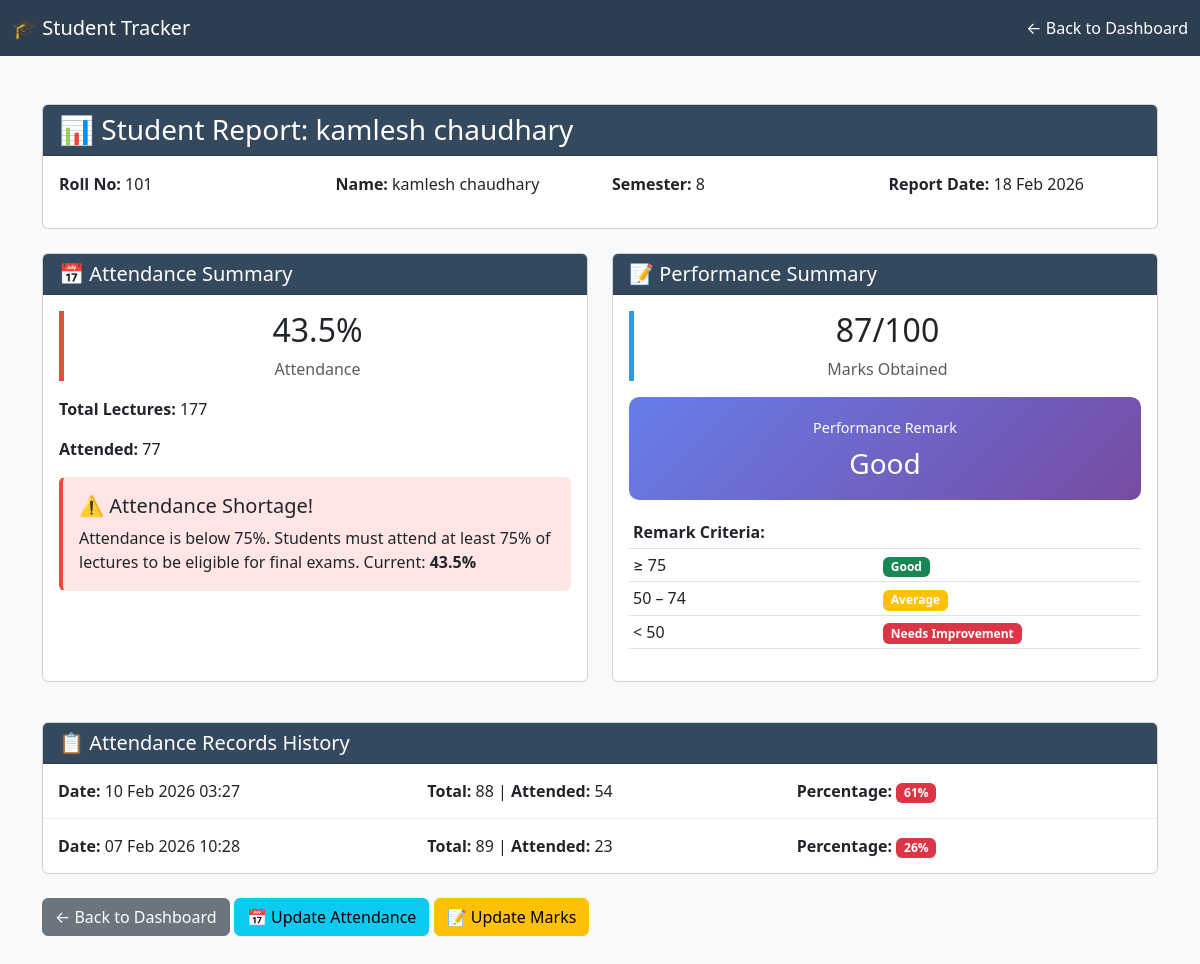
/report/1/ (signed in), run on the app's committed database.
### tracker/models.py (models this page shows, shortened)
class Student(models.Model):
    user = models.OneToOneField(
        User,
        on_delete=models.CASCADE,
        null=True,
        blank=True
    )
    roll_no = models.IntegerField(unique=True)
    name = models.CharField(max_length=100)
    semester = models.IntegerField(
        validators=[MinValueValidator(1), MaxValueValidator(8)]
    )
    def get_total_lectures(self):
        latest = self.attendance_records.first()
        return latest.total_lectures if latest else 0
    def get_attended_lectures(self):
        latest = self.attendance_records.first()
        return latest.attended_lectures if latest else 0
    def get_attendance_percentage(self):
        total = self.get_total_lectures()
        if total == 0:
            return 0
        return round((self.get_attended_lectures() / total) * 100, 2)
    def has_attendance_shortage(self):
        return self.get_attendance_percentage() < 75

class Mark(models.Model):
    student = models.OneToOneField(
        Student,
        on_delete=models.CASCADE,
        related_name="mark"
    )
    marks_obtained = models.IntegerField(validators=[MinValueValidator(0), MaxValueValidator(100)])
    def get_performance_remark(self):
        if self.marks_obtained >= 75:
            return "Good"
        elif self.marks_obtained >= 50:
            return "Average"
        return "Needs Improvement"

class AttendanceRecord(models.Model):
    student = models.ForeignKey(
        Student,
        on_delete=models.CASCADE,
        related_name="attendance_records"
    )
    date = models.DateTimeField(default=timezone.now)
    total_lectures = models.IntegerField(validators=[MinValueValidator(1)])
    attended_lectures = models.IntegerField(validators=[MinValueValidator(0)])
    class Meta:
        ordering = ['-date']

### tracker/views.py (the view)
# urls.py: path('report/<int:pk>/', StudentReportView.as_view(), name='student_report'),
class StudentReportView(LoginRequiredMixin, DetailView):
    model = Student
    template_name = 'tracker/student_report.html'
    context_object_name = 'student'
    def get_context_data(self, **kwargs):
        context = super().get_context_data(**kwargs)
        student = self.get_object()
        attendance_records = AttendanceRecord.objects.filter(student=student)
        total_lectures = 0
        attended_lectures = 0
        for record in attendance_records:
            total_lectures += record.total_lectures
            attended_lectures += record.attended_lectures
        attendance_percentage = (
            (attended_lectures / total_lectures) * 100
            if total_lectures > 0 else 0
        )
        mark = Mark.objects.filter(student=student).first()
        context.update({
            'attendance_records': attendance_records,
            'total_lectures': total_lectures,
            'attended_lectures': attended_lectures,
            'attendance_percentage': round(attendance_percentage, 2),
            'mark': mark,
        })
        return context

### tracker/templates/tracker/student_report.html (shortened to what this page needs)
<!DOCTYPE html>
<html lang="en">
<head>
    <link href="https://cdn.jsdelivr.net/npm/bootstrap@5.3.0/dist/css/bootstrap.min.css" rel="stylesheet">
</head>
<body class="bg-light">
    <nav class="navbar navbar-expand-lg navbar-dark">
        <div class="container-fluid">
            <span class="navbar-brand">🎓 Student Tracker</span>
            <a href="{% url 'student_list' %}" class="nav-link ms-auto">← Back to Dashboard</a>
        </div>
    </nav>
    <div class="container mt-5">
        <div class="card mb-4">
            <div class="card-header">
                <h3 class="mb-0">📊 Student Report: {{ student.name }}</h3>
            </div>
            <div class="card-body">
                <div class="row">
                    <div class="col-md-3">
                        <p><strong>Roll No:</strong> {{ student.roll_no }}</p>
                    </div>
                    <div class="col-md-3">
                        <p><strong>Name:</strong> {{ student.name }}</p>
                    </div>
                    <div class="col-md-3">
                        <p><strong>Semester:</strong> {{ student.semester }}</p>
                    </div>
                    <div class="col-md-3">
                        <p><strong>Report Date:</strong> {% now "d M Y" %}</p>
                    </div>
                </div>
            </div>
        </div>
        <div class="row mb-4">
            <div class="col-md-6 mb-3">
                <div class="card h-100">
                    <div class="card-header">
                        <h5 class="mb-0">📅 Attendance Summary</h5>
                    </div>
                    <div class="card-body">
                        <div class="stat-card {% if attendance_percentage < 75 %}warning{% else %}success{% endif %}">
                            <h2 class="text-center">{{ attendance_percentage }}%</h2>
                            <p class="text-center text-muted">Attendance</p>
                        </div>
                        <div class="mt-3">
                            <p><strong>Total Lectures:</strong> {{ total_lectures }}</p>
                            <p><strong>Attended:</strong> {{ attended_lectures }}</p>
                        </div>
                        {% if student.has_attendance_shortage %}
                            <div class="alert attendance-alert mt-3" role="alert">
                                <h5>⚠️ Attendance Shortage!</h5>
                                <p class="mb-0">
                                    Attendance is below 75%. Students must attend at least 75% of lectures
                                    to be eligible for final exams. Current: <strong>{{ attendance_percentage }}%</strong>
                                </p>
                            </div>
                        {% else %}
                            <div class="alert alert-success mt-3" role="alert">
                                <h5>✓ Good Attendance</h5>
                                <p class="mb-0">Current attendance meets the minimum requirement of 75%.</p>
                            </div>
                        {% endif %}
                    </div>
                </div>
            </div>
            <div class="col-md-6 mb-3">
                <div class="card h-100">
                    <div class="card-header">
                        <h5 class="mb-0">📝 Performance Summary</h5>
                    </div>
                    <div class="card-body">
                        {% if mark %}
                            <div class="stat-card">
                                <h2 class="text-center">{{ mark.marks_obtained }}/100</h2>
                                <p class="text-center text-muted">Marks Obtained</p>
                            </div>
                            <div class="remark-box mt-3">
                                <p class="mb-0" style="font-size: 0.9rem;">Performance Remark</p>
                                <h3 class="mt-2 mb-0">{{ mark.get_performance_remark }}</h3>
                            </div>
                            <div class="mt-3">
                                <table class="table table-sm">
                                    <tbody>
                                        <tr>
                                            <td><strong>Remark Criteria:</strong></td>
                                            <td></td>
                                        </tr>
                                        <tr>
                                            <td>≥ 75</td>
                                            <td><span class="badge bg-success">Good</span></td>
                                        </tr>
                                        <tr>
                                            <td>50 – 74</td>
                                            <td><span class="badge bg-warning">Average</span></td>
                                        </tr>
                                        <tr>
                                            <td>&lt; 50</td>
                                            <td><span class="badge bg-danger">Needs Improvement</span></td>
                                        </tr>
                                    </tbody>
                                </table>
                            </div>
                        {% else %}
                            <div class="alert alert-info" role="alert">
                                <p class="mb-0">No marks have been entered yet. Please enter marks to see the performance remark.</p>
                            </div>
                        {% endif %}
                    </div>
                </div>
            </div>
        </div>
        {% if attendance_records %}
            <div class="card mb-4">
                <div class="card-header">
                    <h5 class="mb-0">📋 Attendance Records History</h5>
                </div>
                <div class="card-body p-0">
                    {% for record in attendance_records %}
                        <div class="record-item">
                            <div class="row">
                                <div class="col-md-4">
                                    <strong>Date:</strong> {{ record.date|date:"d M Y H:i" }}
                                </div>
                                <div class="col-md-4">
                                    <strong>Total:</strong> {{ record.total_lectures }} | <strong>Attended:</strong> {{ record.attended_lectures }}
                                </div>
                                <div class="col-md-4">
                                    {% widthratio record.attended_lectures record.total_lectures 100 as percentage %}
                                    <strong>Percentage:</strong>
                                    {% if percentage >= 75 %}
                                        <span class="badge bg-success">{{ percentage }}%</span>
                                    {% else %}
                                        <span class="badge bg-danger">{{ percentage }}%</span>
                                    {% endif %}
                                </div>
                            </div>
                        </div>
                    {% endfor %}
                </div>
            </div>
        {% endif %}
        <div class="mb-5">
            <a href="{% url 'student_list' %}" class="btn btn-secondary">← Back to Dashboard</a>
            <a href="{% url 'mark_attendance' student.id %}" class="btn btn-info">📅 Update Attendance</a>
            {% if not mark %}
                <a href="{% url 'enter_marks' student.id %}" class="btn btn-warning">📝 Enter Marks</a>
            {% else %}
                <a href="{% url 'enter_marks' student.id %}" class="btn btn-warning">📝 Update Marks</a>
            {% endif %}
        </div>
    </div>
</body>
</html>

### tracker/templates/tracker/student_report.html (style rules this page uses)
.navbar { background-color: #2c3e50; }
.navbar a { color: white !important; }
.card-header { background-color: #34495e; color: white; }
.stat-card { border-left: 5px solid #3498db; }
.stat-card.warning { border-left-color: #e74c3c; }
.remark-box { background: linear-gradient(135deg, #667eea 0%, #764ba2 100%); color: white; padding: 20px; border-radius: 10px; text-align: center; }
.attendance-alert { background-color: #ffe5e5; border-left: 4px solid #e74c3c; }
.record-item { padding: 15px; border-bottom: 1px solid #ecf0f1; }
.record-item:last-child { border-bottom: none; }

### data on the page
Student: name "kamlesh chaudhary", roll_no "101", semester "8"
Mark: marks_obtained "87", get_performance_remark "Good"
AttendanceRecord: date "10 Feb 2026 03:27", total_lectures "88", attended_lectures "54", percentage "61"
AttendanceRecord: date "07 Feb 2026 10:28", total_lectures "89", attended_lectures "23", percentage "26"

### other printed values
{{ attendance_percentage }} "43.5"
{{ total_lectures }} "177"
{{ attended_lectures }} "77"
